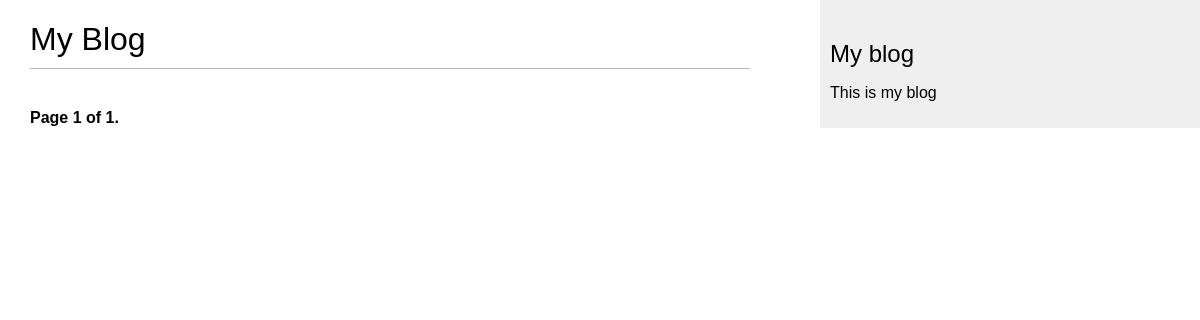
/blog/, run on an earlier commit of the app's database.
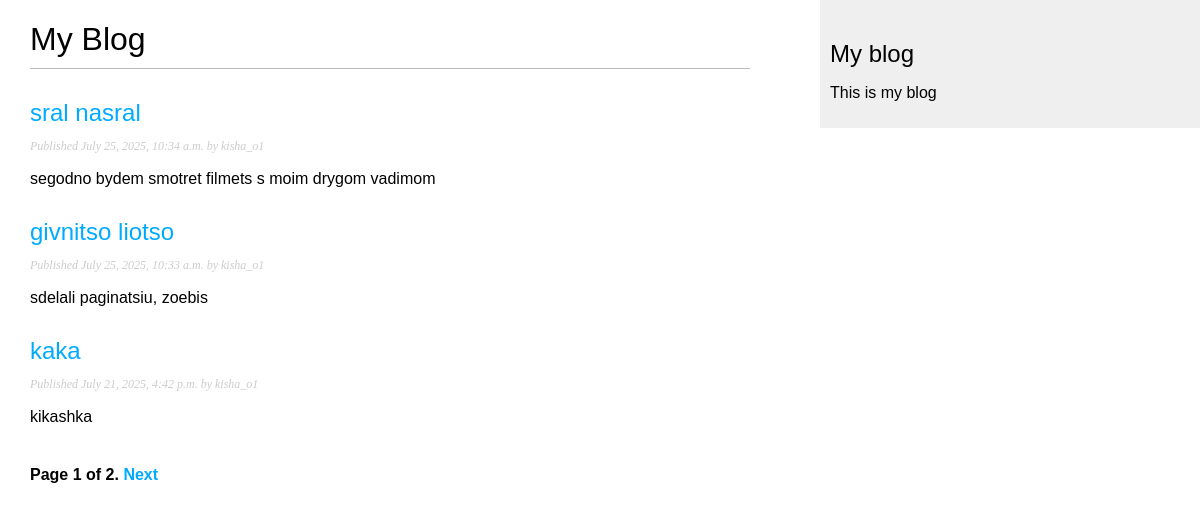
And on a later commit of the database.
### blog/models.py (models this page shows, shortened)
class Post(models.Model):
    class Status(models.TextChoices):
        DRAFT = 'DF', 'Draft'
        PUBLISHED = 'PB', 'Published'
    title = models.CharField(max_length=250) #zagolovok posta
    slug = models.SlugField(max_length=250,
                            unique_for_date='publish') #korotkaia metka
    author = models.ForeignKey(
            User,
            on_delete=models.CASCADE,
            related_name='blog_posts'
            ) #dobavili svaz Many-To-One
    body = models.TextField() #telo posta
    publish = models.DateTimeField(default=timezone.now)
    created = models.DateTimeField(auto_now_add=True)
    updated = models.DateTimeField(auto_now=True)
    status = models.CharField(
            max_length=2,
            choices=Status.choices,
            default=Status.DRAFT
            )
    objects = models.Manager() #manager po umolchaniu
    published = PublishedManager() #konkretno prikaldnoi manager
    class Meta:
        ordering = ['-publish'] #sortiruet po polu publish. убывающий порядок указывается дефисом
        indexes = [
                models.Index(fields=['-publish']),
                ]
    def get_absolute_url(self):
        return reverse(
                'blog:post_detail',
                args=[self.publish.year,
                      self.publish.month,
                      self.publish.day,
                      self.slug]
                )

### blog/views.py (the view)
# urls.py: path('', views.post_list, name='post_list'),
def post_list(request):
    post_list = Post.published.all()
    paginator = Paginator(post_list, 3)
    page_number = request.GET.get('page', 1)
    try:
        posts = paginator.page(page_number)
    except PageNotAnInteger:
        posts = paginator.page(1)
    except EmptyPage:
        posts = paginator.page(paginator.num_pages)
    return render(
            request,
            'blog/post/list.html',
            {'posts': posts}
            )

### blog/models.py (called while the page is built)
    def get_queryset(self):
        return super().get_queryset()\
                .filter(status=Post.Status.PUBLISHED)

### blog/templates/blog/post/list.html (shortened to what this page needs)
{% extends "blog/base.html" %}
{% block content %}
  <h1>My Blog</h1>
  {% for post in posts %}
    <h2>
      <a href="{{post.get_absolute_url}}">
        {{ post.title }}
      </a>
    </h2>
    <p class="date">
      Published {{post.publish}} by {{post.author}}
    </p>
    {{post.body|truncatewords:30|linebreaks}}
  {% endfor %}
  {% include "pagination.html" with page=posts %}
{% endblock %}

### blog/templates/blog/base.html (shortened to what this page needs)
{% load static %}
<!DOCTYPE html>
<html>
  <head>
    <link href="{% static "css/blog.css" %}" rel="stylesheet">
  </head>
  <body>
    <div id="content">
      {% block content %}
      {% endblock %}
    </div>
    <div id="sidebar">
      <h2>My blog</h2>
      <p> This is my blog </p>
    </div>
  </body>
</html>

### blog/templates/pagination.html (shortened to what this page needs)
<div class="pagination">
  <span calss="step-links">
    <span class="current">
      Page {{ page.number }} of {{ page.paginator.num_pages }}.
    </span>
    {% if page.has_next %}
      <a href="?page={{page.next_page_number}}">Next</a>
    {% endif %}
  </span>
</div>

### blog/static/css/blog.css (style rules this page uses)
body { margin:0; padding:0; font-family:helvetica, sans-serif; }
a { color:#00abff; text-decoration:none; }
h1 { font-weight:normal; border-bottom:1px solid #bbb; padding:0 0 10px 0; }
h2 { font-weight:normal; margin:30px 0 0; }
#content { float:left; width:60%; padding:0 0 0 30px; }
#sidebar { float:right; width:30%; padding:10px; background:#efefef; height:100%; }
p.date { color:#ccc; font-family: georgia, serif; font-size: 12px; font-style: italic; }
.pagination { margin:40px 0; font-weight:bold; }

What changed in the data, as far as the page shows it:
added Post: title "sral nasral", publish "July 25, 2025, 10:34 a.m.", author "kisha_o1", body "segodno bydem smotret filmets s moim drygom vadimom"
added Post: title "givnitso liotso", publish "July 25, 2025, 10:33 a.m.", author "kisha_o1", body "sdelali paginatsiu, zoebis"
added Post: title "kaka", publish "July 21, 2025, 4:42 p.m.", author "kisha_o1", body "kikashka"
Also different on the page:
{{ page.paginator.num_pages }}: "1" → "2"
text now shown: "Next"
